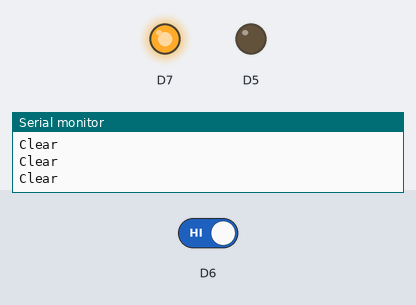
Recording of a sketch running on a simulated ESP8266 (NodeMCU). Shown: output pins drawn as LEDs (lit = HIGH), the last lines printed to the serial monitor. The inputs (shaded band) are chosen by the test bench; at power-on: D6 HIGH.

Above: at 1.2 s.
1.3 s: D6 driven LOW
At 2.5 s:
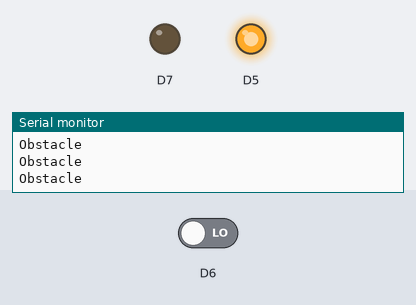
2.8 s: D6 driven HIGH
At 3.7 s:
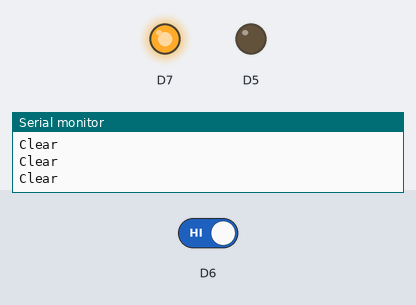
Timing chart, 0 to 5.8 s (numbered marks = the images above; inputs shaded):
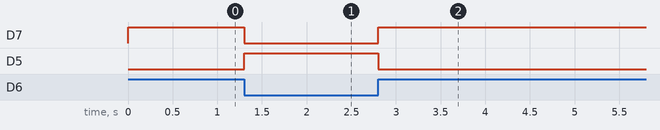

The sketch:

ir_rgb.ino
```cpp
void setup() {
pinMode(D5,OUTPUT);
pinMode(D7,OUTPUT);
Serial.begin(115200);
}

void loop() {
  if(digitalRead(D6)==LOW){
  Serial.println("Obstacle");
  digitalWrite(D5,HIGH);
  digitalWrite(D7,LOW);
}
else{
  Serial.println("Clear");
  digitalWrite(D5,LOW);
  digitalWrite(D7,HIGH);
}
delay(100);
}
```

Measured:
- after the input at 1.3 s, D7: HIGH → LOW at once; D5: LOW → HIGH at once
- after the input at 2.8 s, D7: LOW → HIGH at once; D5: HIGH → LOW at once
